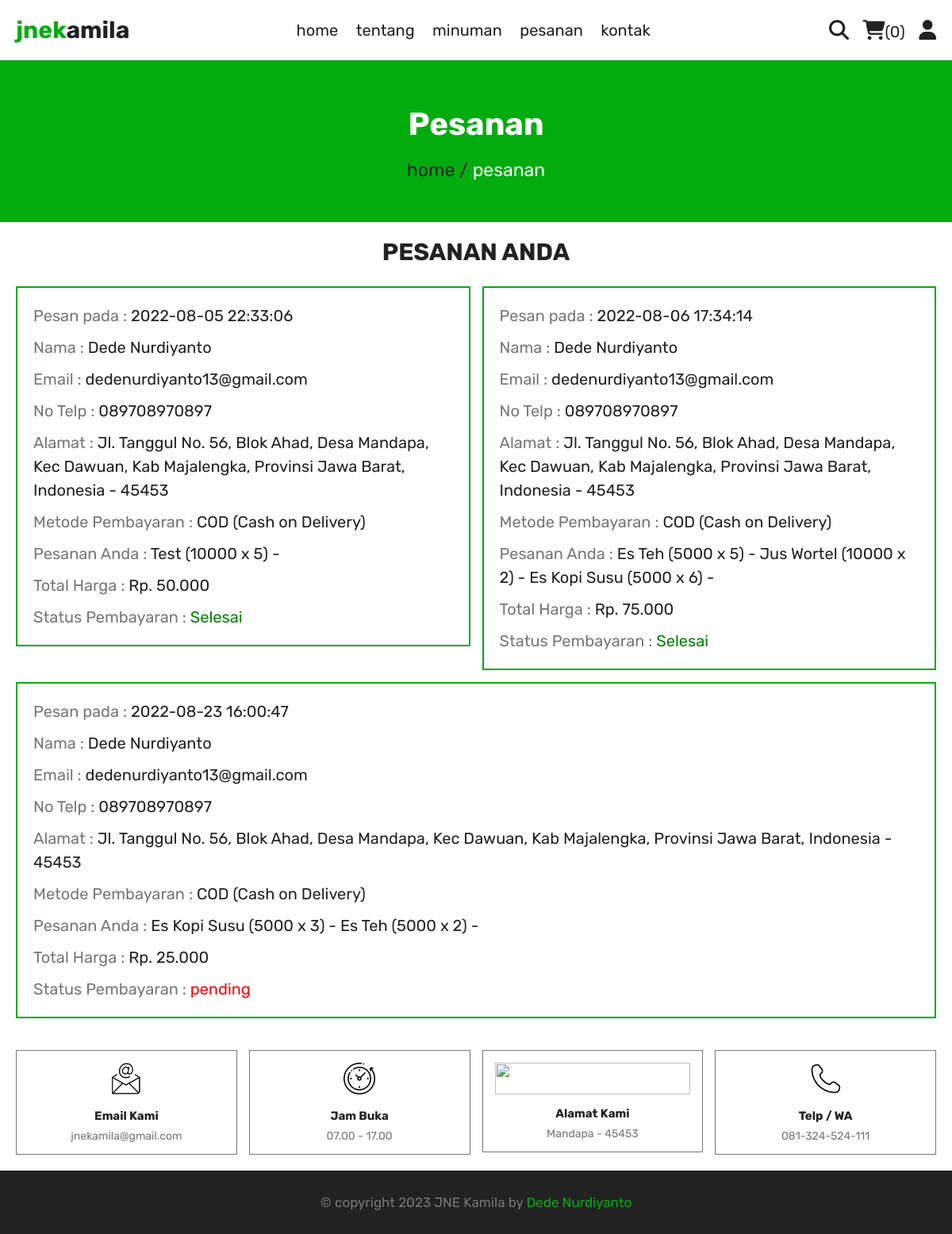
The app's page /orders.php (signed in) with its own data.
### tables this page shows
CREATE TABLE `orders` (
  `id` int(100) NOT NULL,
  `user_id` int(100) NOT NULL,
  `name` varchar(20) NOT NULL,
  `number` varchar(13) NOT NULL,
  `email` varchar(50) NOT NULL,
  `method` varchar(50) NOT NULL,
  `address` varchar(500) NOT NULL,
  `total_products` varchar(1000) NOT NULL,
  `total_price` int(100) NOT NULL,
  `placed_on` datetime NOT NULL DEFAULT current_timestamp(),
  `payment_status` varchar(20) NOT NULL DEFAULT 'pending'
);

### orders.php (the view, shortened to what this page needs)
<?php
include 'components/connect.php';
if(isset($_SESSION['user_id'])){
   $user_id = $_SESSION['user_id'];
}else{
   $user_id = '';
   header('location:home.php');
};
?>
<!DOCTYPE html>
<html lang="en">
<head>
   <link rel="stylesheet" href="https://cdnjs.cloudflare.com/ajax/libs/font-awesome/6.1.1/css/all.min.css">
   <link rel="stylesheet" href="css/style.css">
</head>
<body>
<?php include 'components/user_header.php'; ?>
<div class="heading">
   <h3>pesanan</h3>
   <p><a href="home.php">home</a> / <span class="menu-active"> pesanan</span></p>
</div>
<section class="orders">
   <h1 class="title">pesanan anda</h1>
   <div class="box-container">
   <?php
      if($user_id == ''){
         echo '<p class="empty">silahkan login untuk melihat pesanan anda</p>';
      }else{
         $select_orders = $conn->prepare("SELECT * FROM `orders` WHERE user_id = ?");
         $select_orders->execute([$user_id]);
         if($select_orders->rowCount() > 0){
            while($fetch_orders = $select_orders->fetch(PDO::FETCH_ASSOC)){
   ?>
   <div class="box">
      <p>Pesan pada : <span><?= $fetch_orders ['placed_on']; ?></span></p>
      <p>Nama : <span><?= $fetch_orders['name']; ?></span></p>
      <p>Email : <span><?= $fetch_orders['email']; ?></span></p>
      <p>No Telp : <span><?= $fetch_orders['number']; ?></span></p>
      <p>Alamat : <span><?= $fetch_orders['address']; ?></span></p>
      <p>Metode Pembayaran : <span><?= $fetch_orders['method']; ?></span></p>
      <p>Pesanan Anda : <span><?= $fetch_orders['total_products']; ?></span></p>
      <p>Total Harga : <span>Rp. <?= number_format($fetch_orders['total_price'],0,',','.'); ?></span></p>
      <p>Status Pembayaran : <span style="color:<?php if($fetch_orders['payment_status'] == 'pending'){ echo 'red'; }else{ echo 'green'; }; ?>"><?= $fetch_orders['payment_status']; ?></span> </p>
   </div>
   <?php
      }
      }else{
         echo '<p class="empty">belum ada pesanan!</p>';
      }
      }
   ?>
   </div>
</section>
<?php include 'components/footer.php'; ?>
</body>
</html>

### css/style.css (style rules this page uses)
:root { --primary: #03AC0E; --secondary: #7ddc1f; --yellow: #fed330; --red: #FF0000; --white: #fff; --black: #222; --light-color: #777; --border: .2rem solid var(--primary); --border-header: .4rem solid var(--primary); --border-footer: .1rem solid var(--light-color); --border-edit: .2rem solid var(--yellow); --border-times: .2rem solid var(--red); }
* { font-family: 'Rubik', sans-serif; margin: 0; padding: 0; box-sizing: border-box; outline: none; border: none; text-decoration: none; }
html { font-size: 62.5%; overflow-x: hidden; scroll-behavior: smooth; stop-opacity: 7rem; }
section { margin: 0 auto; max-width: 1200px; padding: 2rem; }
.title { text-align: center; margin-bottom: 2.5rem; font-size: 3rem; color: var(--black); text-transform: uppercase; text-decoration: none; text-underline-offset: 1rem; }
.heading { display: flex; align-items: center; justify-content: center; gap: 1rem; flex-flow: column; background-color: var(--primary); min-height: 20rem; }
.heading h3 { font-size: 4rem; color: var(--white); text-transform: capitalize; margin-bottom: 1rem; }
.heading p { font-size: 2.3rem; color: var(--black); }
.heading p .menu-active { color: var(--white); }
.heading p a { color: var(--black); }
.orders .box-container { display: flex; flex-wrap: wrap; gap: 1.5rem; align-items: flex-start; }
.orders .box-container .box { padding: 1rem 2rem; border: var(--border); flex: 1 1 40rem; }
.orders .box-container .box p { line-height: 1.5; margin: 1rem 0; font-size: 2rem; color: var(--light-color); }
.orders .box-container .box p span { color: var(--black); }

### records on screen
orders: placed_on "2022-08-05 22:33:06", name "Dede Nurdiyanto", email "dedenurdiyanto13@gmail.com", number "089708970897", address "Jl. Tanggul No. 56, Blok Ahad, Desa Mandapa, Kec Dawuan, Kab Majalengka, Provinsi Jawa Barat, Indonesia - 45453", method "COD (Cash on Delivery)", total_products "Test (10000 x 5) -", total_price "50.000", payment_status "Selesai"
orders: placed_on "2022-08-06 17:34:14", name "Dede Nurdiyanto", email "dedenurdiyanto13@gmail.com", number "089708970897", address "Jl. Tanggul No. 56, Blok Ahad, Desa Mandapa, Kec Dawuan, Kab Majalengka, Provinsi Jawa Barat, Indonesia - 45453", method "COD (Cash on Delivery)", total_products "Es Teh (5000 x 5) - Jus Wortel (10000 x 2) - Es Kopi Susu (5000 x 6) -", total_price "75.000", payment_status "Selesai"
orders: placed_on "2022-08-23 16:00:47", name "Dede Nurdiyanto", email "dedenurdiyanto13@gmail.com", number "089708970897", address "Jl. Tanggul No. 56, Blok Ahad, Desa Mandapa, Kec Dawuan, Kab Majalengka, Provinsi Jawa Barat, Indonesia - 45453", method "COD (Cash on Delivery)", total_products "Es Kopi Susu (5000 x 3) - Es Teh (5000 x 2) -", total_price "25.000", payment_status "pending"

### other values on screen
$total_cart_items "0"
